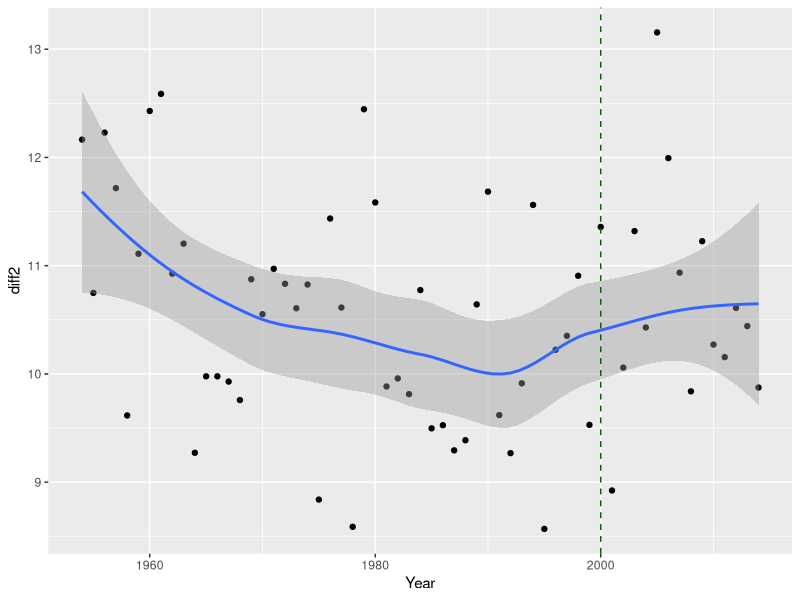

Source code (R):
melb <- read.csv("melbourne.csv", as.is=TRUE, header=TRUE)
library("dplyr")
library("ggplot2")

melb <- na.omit(melb)

max.temp <- select(melb, Year:Min)%>%
  filter(Year > 1953, Month == 12 )%>%
  mutate(diff = Max-Min)%>%
  group_by(Year)%>%
  summarize(diff2 = mean(diff))



ggplot(max.temp, aes(Year,diff2)) + 
  geom_point() + 
  geom_smooth() + 
  geom_vline(xintercept = 2000, color="darkgreen", linetype = "dashed") 
